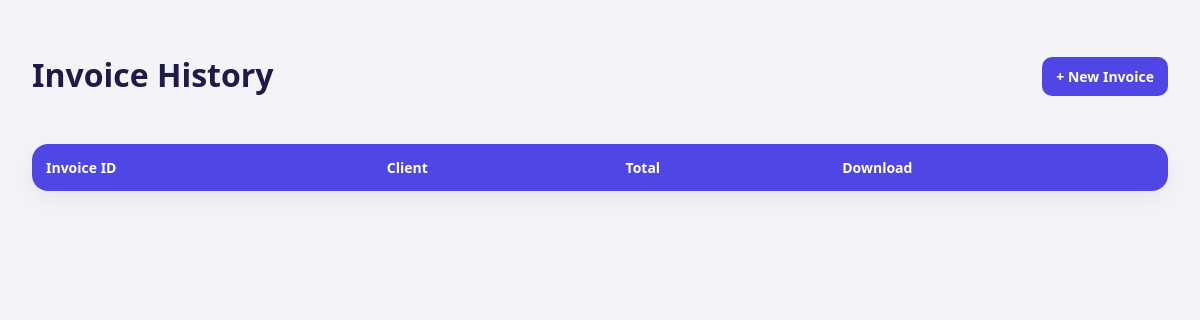
Before: /history with the older database file.
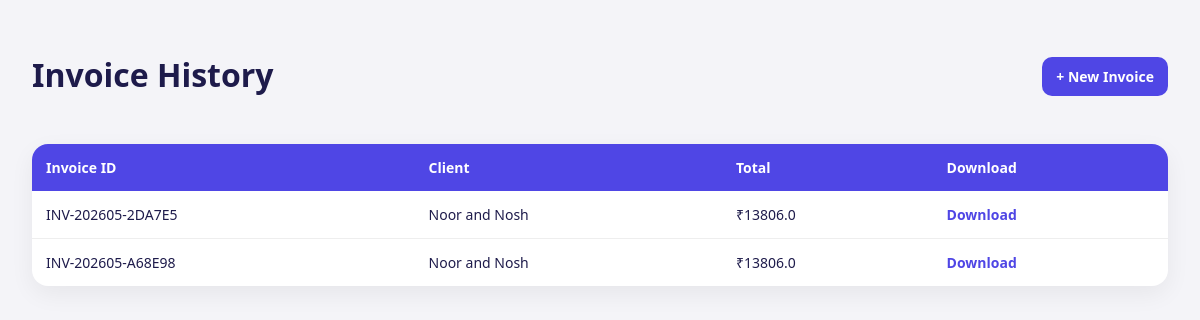
After: the same page with the newer database file.
### tables this page shows
CREATE TABLE invoices (
            id          TEXT PRIMARY KEY,
            client_name TEXT NOT NULL,
            total       REAL NOT NULL,
            filename    TEXT NOT NULL,
            created_at  TEXT NOT NULL
        );

### app.py (the view)
@app.route("/history")
def history():
    invoices = get_all_invoices()
    return render_template("history.html", invoices=invoices)

### database.py (called while the page is built)
def get_all_invoices():
    conn = sqlite3.connect(DB_PATH)
    rows = conn.execute(
        "SELECT * FROM invoices ORDER BY created_at DESC"
    ).fetchall()
    conn.close()
    return rows

### templates/history.html (shortened to what this page needs)
<!DOCTYPE html>
<html lang="en">
<head>
</head>
<body>
<div class="topbar">
  <h1>Invoice History</h1>
  <a href="/" class="back-btn">
    + New Invoice
  </a>
</div>
<div class="table-wrap">
<table>
  <tr>
    <th>Invoice ID</th>
    <th>Client</th>
    <th>Total</th>
    <th>Download</th>
  </tr>
  {% for invoice in invoices %}
  <tr>
    <td>{{ invoice[0] }}</td>
    <td>{{ invoice[1] }}</td>
    <td>₹{{ invoice[2] }}</td>
    <td>
      <a class="download"
         href="/download/{{ invoice[3] }}">
         Download
      </a>
    </td>
  </tr>
  {% endfor %}
</table>
</div>
</body>
</html>

### templates/history.html (style rules this page uses)
body { margin:0; font-family:'Segoe UI',sans-serif; background:#f4f4f8; padding:2rem; color:#1e1b4b; }
h1 { margin-bottom:1.5rem; }
.table-wrap { background:white; border-radius:16px; overflow:hidden; box-shadow:0 8px 24px rgba(0,0,0,.06); }
table { width:100%; border-collapse:collapse; }
th { background:#4f46e5; color:white; text-align:left; padding:14px; font-size:14px; }
td { padding:14px; border-bottom:1px solid #eee; font-size:14px; }
tr:last-child td { border-bottom:none; }
.download { color:#4f46e5; text-decoration:none; font-weight:600; }
.topbar { display:flex; justify-content:space-between; align-items:center; margin-bottom:1.5rem; }
.back-btn { text-decoration:none; color:white; background:#4f46e5; padding:10px 14px; border-radius:10px; font-size:14px; font-weight:600; }

Changed rows visible on the page:
added invoices: id "INV-202605-2DA7E5", client_name "Noor and Nosh", total "13806.0"
added invoices: id "INV-202605-A68E98", client_name "Noor and Nosh", total "13806.0"
